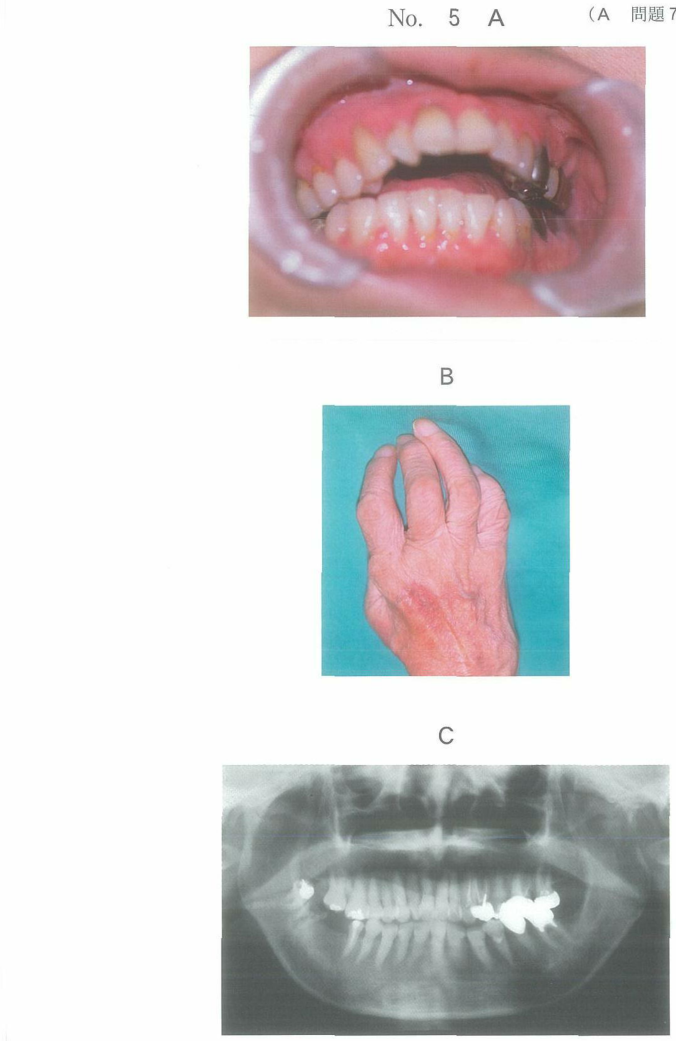
#> input picture images/102回_Web画像/102A80.png, 1352 x 2081 px (shown at 1/2 size)
$ python smart_crop.py --dir '../images/102回_Web画像'
#> lines starting #> are read from the running program, lines starting #| are printed output that depends on the picture
#> in process_directory, img is the input picture: PIL image 1352x2081 RGB; mean R, G, B 211.2, 207.3, 208.6
#!/usr/bin/env python3
"""
スマートクロップスクリプト

別冊画像からヘッダー・ページ番号を除去し、画像とキャプションだけを残す。
- 画像領域を自動検出（小さいテキスト領域はスキップ）
- 下部にマージンを追加（キャプションを保持）

使用方法:
  python3 smart_crop.py --dir 別冊_v3 --dry-run    # 確認のみ
  python3 smart_crop.py --dir 別冊_v3              # 実行（上書き）
  python3 smart_crop.py --dir 別冊_v3 --backup     # バックアップ作成
"""

import argparse
from pathlib import Path
from PIL import Image
import numpy as np
import shutil


def smart_crop(img, threshold=245, min_content_size=100,
               margin_top=0, margin_bottom=80, margin_left=10, margin_right=10):
    """画像をスマートクロップする

    Args:
        img: PIL Image
        threshold: 白とみなす輝度閾値（0-255）
        min_content_size: 画像とみなす最小連続ピクセル数
        margin_*: 各方向のマージン

    Returns:
        cropped PIL Image
    """
#> called with threshold = 245, min_content_size = 100, margin_top = 0, margin_bottom = 80, margin_left = 10, margin_right = 10
    arr = np.array(img.convert("L"))
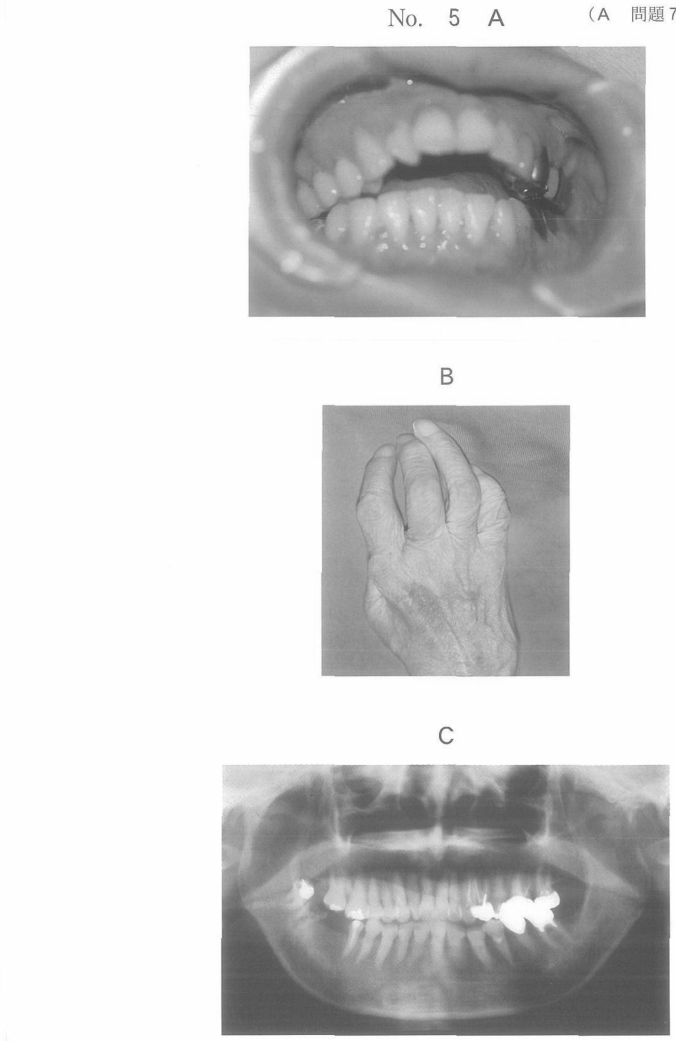
#> arr: shape (2081, 1352) (shown at 1/2 size); min 64, max 255, mean 208.6
    height, width = arr.shape
#> height = 2081; width = 1352

    row_means = arr.mean(axis=1)
#> row_means = 2081 values, max 254 at index 68, min 148.7 at index 2050, mean 208.6
    col_means = arr.mean(axis=0)
#> col_means = 1352 values, max 254 at index 7, min 156.3 at index 1063, mean 208.6

    def find_content_bounds(means, length, min_size):
        """連続した非白領域を検出"""
#> called with means = array of shape (2081,), length = 2081, min_size = 100
        # 上/左から
        start = 0
        in_content = False
        content_start = 0

        for i in range(length):
            is_white = means[i] >= threshold
            if not is_white and not in_content:
                content_start = i
                in_content = True
            elif is_white and in_content:
                if i - content_start >= min_size:
                    start = content_start
                    break
                in_content = False
#> this loop made 636 passes
#> is_white on passes 1 to 12: True, True, True, True, True, True, True, True, True, True, True, True
#> after the loop, content_start = 92; in_content = True; start = 92
        if in_content:
            start = content_start

        # 下/右から
        end = length
#> end = 2081
        in_content = False
        content_end = length
#> content_end = 2081

        for i in range(length - 1, -1, -1):
            is_white = means[i] >= threshold
            if not is_white and not in_content:
                content_end = i + 1
                in_content = True
            elif is_white and in_content:
                if content_end - i - 1 >= min_size:
                    end = content_end
                    break
                in_content = False
#> this loop made 553 passes
#> after the loop, content_end = 2072; end = 2072; in_content = True
        if in_content:
            end = content_end

        return start, end

    top, bottom = find_content_bounds(row_means, height, min_content_size)
#> top = 92; bottom = 2072
    left, right = find_content_bounds(col_means, width, min_content_size)
#> the loop in find_content_bounds (call 2), `for i in range(length):` made 1341 passes
#> the loop in find_content_bounds (call 2), `for i in range(length - 1, -1, -1):` made 910 passes
#> left = 443; right = 1340

    # マージン適用
    top = max(0, top - margin_top)
    bottom = min(height, bottom + margin_bottom)
#> bottom = 2081
    left = max(0, left - margin_left)
#> left = 433
    right = min(width, right + margin_right)
#> right = 1350

    return img.crop((left, top, right, bottom))
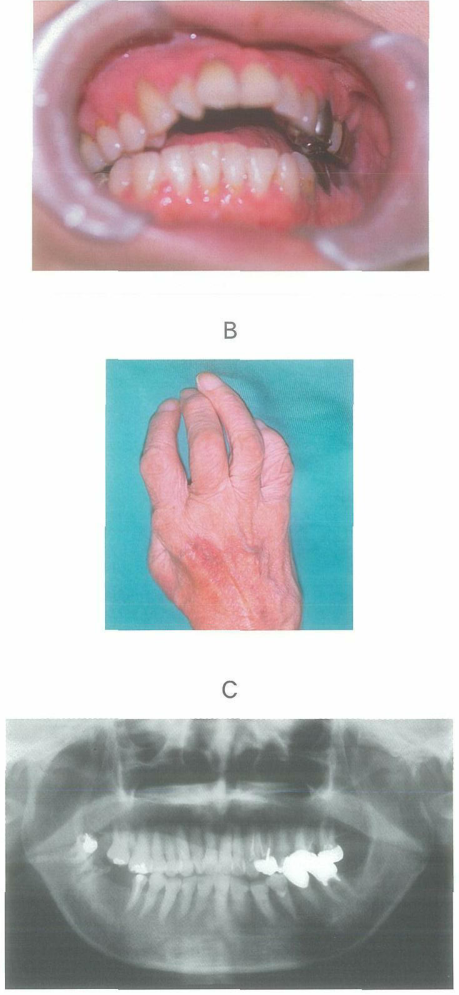
#> returned value: PIL image 917x1989 RGB (shown at 1/2 size); mean R, G, B 188.1, 182.2, 184.2


def process_directory(dir_path, dry_run=False, backup=False):
    """ディレクトリ内の全PNG画像を処理"""
    dir_path = Path(dir_path)

    if not dir_path.exists():
        print(f"エラー: ディレクトリが存在しません: {dir_path}")
        return

    png_files = sorted(dir_path.glob("*.png"))

    # _auto, _trimmed などのテスト用ファイルを除外
    png_files = [f for f in png_files if not any(x in f.stem for x in ['_auto', '_trimmed', '_backup'])]

    print(f"対象ファイル: {len(png_files)}件")
    print(f"モード: {'dry-run（確認のみ）' if dry_run else '実行'}")
    if backup:
        print("バックアップ: 有効")
    print()

    processed = 0
    skipped = 0

    for png_file in png_files:
        try:
            img = Image.open(png_file)
            orig_size = img.size

            cropped = smart_crop(img)
            new_size = cropped.size
#> new_size = (917, 1989)

            # サイズ変化率
            reduction = 1 - (new_size[0] * new_size[1]) / (orig_size[0] * orig_size[1])
#> reduction = 0.352

            if reduction < 0.01:
                # ほとんど変化なし
                print(f"  {png_file.name} → スキップ（変化なし）")
                skipped += 1
                continue

            print(f"  {png_file.name}: {orig_size[0]}x{orig_size[1]} → {new_size[0]}x{new_size[1]} ({reduction*100:.1f}%削減)")
#|   102A80.png: 1352x2081 → 917x1989 (35.2%削減)

            if not dry_run:
                if backup:
                    backup_path = png_file.with_suffix('.backup.png')
                    shutil.copy(png_file, backup_path)

                cropped.save(png_file)

            processed += 1

        except Exception as e:
            print(f"  {png_file.name} → エラー: {e}")
#> pass 2 of the loop in process_directory, `for png_file in png_files:`:
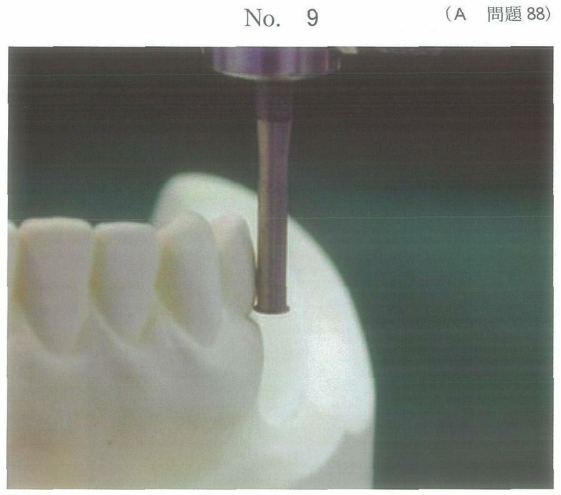
#> input picture images/102回_Web画像/102A96_2.png, 1122 x 989 px (shown at 1/2 size)
#> in process_directory, img is the input picture: PIL image 1122x989 RGB; mean R, G, B 129.1, 133.3, 126.3
#> in smart_crop (call 2), `arr = np.array(img.convert("L"))`:
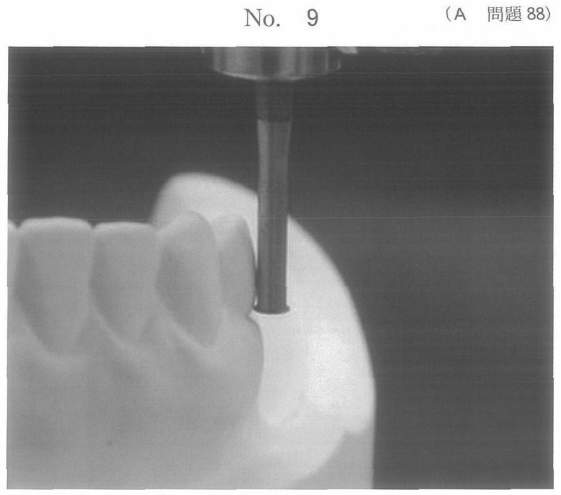
#> arr: shape (989, 1122) (shown at 1/2 size); min 50, max 255, mean 131.3
#> row_means = 989 values, max 254 at index 66, min 66.27 at index 189, mean 131.3
#> col_means = 1122 values, max 254 at index 1121, min 92.19 at index 1003, mean 131.3
#> in smart_crop (call 2), `top, bottom = find_content_bounds(row_means, height, min_content_size)`: bottom = 980
#> in smart_crop (call 2), `left, right = find_content_bounds(col_means, width, min_content_size)`: left = 13; right = 1108
#> in smart_crop (call 2), `bottom = min(height, bottom + margin_bottom)`: bottom = 989
#> in smart_crop (call 2), `left = max(0, left - margin_left)`: left = 3
#> in smart_crop (call 2), `right = min(width, right + margin_right)`: right = 1118
#> in smart_crop (call 2), `return img.crop((left, top, right, bottom))`:
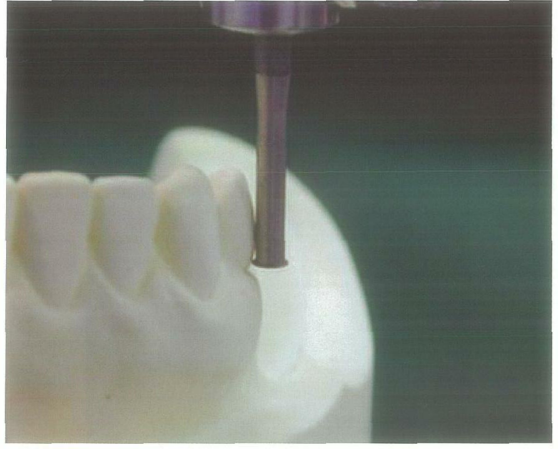
#> returned value: PIL image 1115x897 RGB (shown at 1/2 size); mean R, G, B 115.9, 120.5, 112.7
#|   102A96_2.png: 1122x989 → 1115x897 (9.9%削減)

    print()
    print(f"完了: {processed}件処理, {skipped}件スキップ")


def main():
    parser = argparse.ArgumentParser(description='別冊画像のスマートクロップ')
    parser.add_argument('--dir', required=True, help='処理するディレクトリ')
    parser.add_argument('--dry-run', action='store_true', help='確認のみ（実際には処理しない）')
    parser.add_argument('--backup', action='store_true', help='処理前にバックアップを作成')
    args = parser.parse_args()

    process_directory(args.dir, dry_run=args.dry_run, backup=args.backup)


if __name__ == "__main__":
    main()
